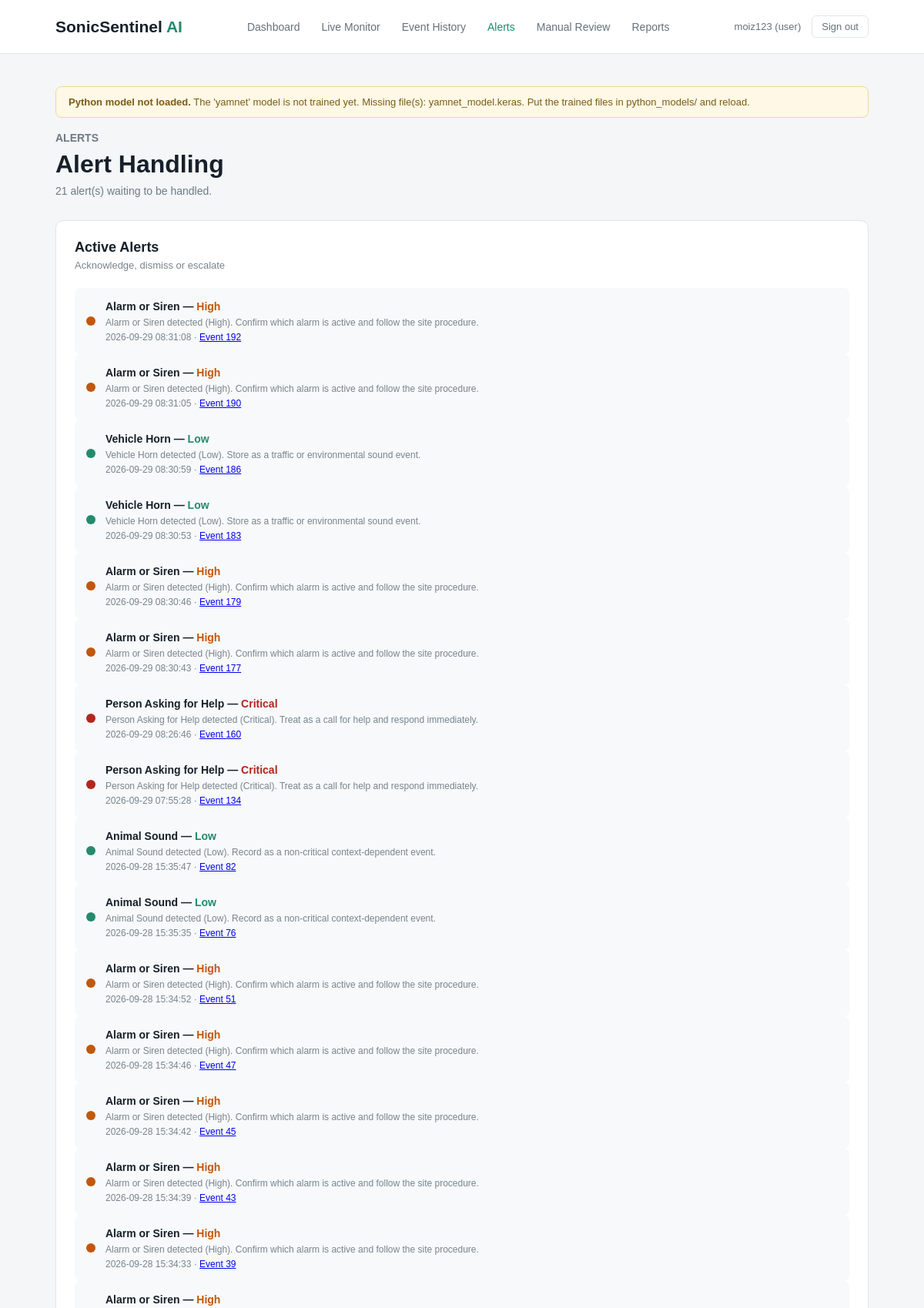
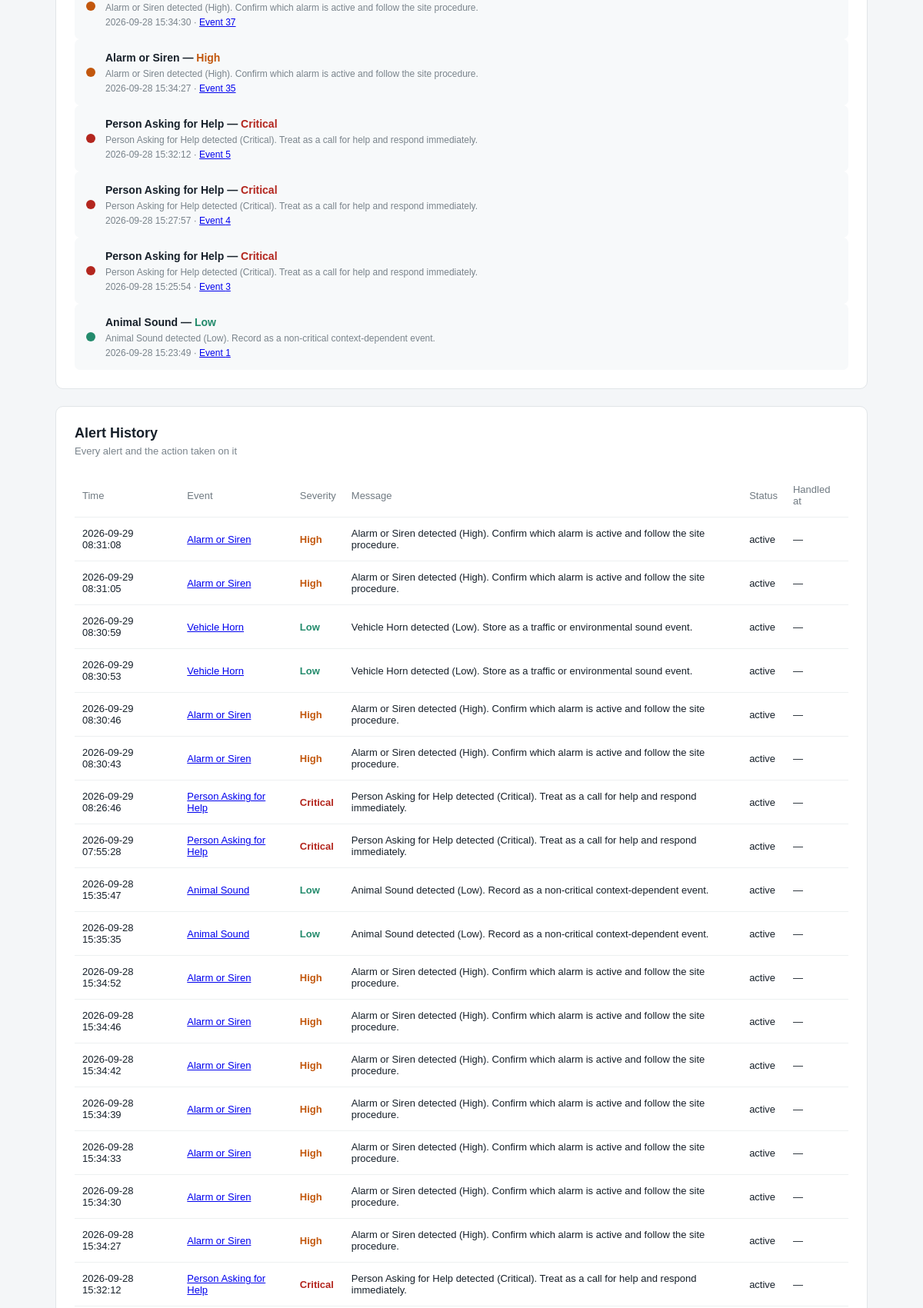
Page /alerts (signed in, upper part) on the committed database (2 pictures, top to bottom).
### tables this page shows
CREATE TABLE users (
        user_id INTEGER PRIMARY KEY,
        username TEXT NOT NULL UNIQUE,
        password_hash TEXT NOT NULL,
        role TEXT NOT NULL
            CHECK (role IN ('user', 'reviewer', 'operator', 'maintenance', 'admin')),
        full_name TEXT,
        email TEXT,
        created_at TEXT NOT NULL DEFAULT CURRENT_TIMESTAMP
    );

CREATE TABLE alerts (
        alert_id INTEGER PRIMARY KEY,
        detection_id INTEGER NOT NULL,
        severity TEXT NOT NULL,
        message TEXT,
        status TEXT NOT NULL DEFAULT 'active',
        handled_by INTEGER,
        handled_at TEXT,
        created_at TEXT NOT NULL DEFAULT CURRENT_TIMESTAMP,

        FOREIGN KEY (detection_id) REFERENCES detections(detection_id),
        FOREIGN KEY (handled_by) REFERENCES users(user_id)
    );

CREATE TABLE detections (
        detection_id INTEGER PRIMARY KEY,
        audio_id INTEGER,
        segment_index INTEGER NOT NULL DEFAULT 0,
        start_sec REAL,
        end_sec REAL,

        python_class TEXT,
        python_scores TEXT,
        python_confidence REAL,
        python_model_version TEXT,

        gtm_class TEXT,
        gtm_scores TEXT,
        gtm_confidence REAL,
        gtm_model_version TEXT,

        agreement_status TEXT,
        confidence_difference REAL,
        top_two_margin REAL,
        overlapping_classes TEXT,

        quality TEXT,
        quality_notes TEXT,
        noise_level REAL,

        final_class TEXT,
        confidence_level TEXT,
        severity TEXT,
        alert_status TEXT,
        recommended_action TEXT,
        manual_review_required INTEGER NOT NULL DEFAULT 0,
        manual_review_reason TEXT,
        status TEXT NOT NULL DEFAULT 'Classified',
        reviewer_decision TEXT,

        waveform_path TEXT,
        spectrogram_path TEXT,

        created_at TEXT NOT NULL DEFAULT CURRENT_TIMESTAMP,

        FOREIGN KEY (audio_id) REFERENCES audio_files(audio_id)
    );

### app.py (the view, shortened to what this page needs)
@app.route("/alerts", methods=["GET", "POST"])
def alerts():
    user = current_user()
    if user is None:
        return redirect(url_for("login"))
    message = None
    error_message = None
    context = page_context()
    context["user"] = user
    return render_template(
        "alerts.html",
        active_alerts=database.get_alerts("active"),
        alert_history=database.get_alerts(),
        message=message,
        error_message=error_message,
        **context,
    )

### app.py (called while the page is built, shortened)
def current_user():
    user_id = session.get("user_id")
    if not user_id:
        return None
    return database.get_user(user_id)

def gtm_ready():
    model_file = os.path.join("gtm_model", "model.json")
    return bool(GTM_MODEL_URL) or os.path.exists(model_file)

def encoder_classes():
    import joblib
    path = os.path.join("python_models", LABEL_ENCODER_FILE)
    return [str(c) for c in joblib.load(path).classes_]

def gtm_label_check():
    meta = os.path.join("gtm_model", "metadata.json")
    if not os.path.exists(meta):
        return None
    try:
        with open(meta) as handle:
            labels = json.load(handle).get("labels")
    except ValueError as error:
        return f"gtm_model/metadata.json could not be read: {error}"
    try:
        expected = encoder_classes()
    except Exception as error:
        return f"label_encoder.pkl could not be read: {error}"

def gtm_info():
    source = GTM_MODEL_URL or "/gtm_model/"
    problem = gtm_label_check()
    if problem:
        message = problem
    elif gtm_ready():
        message = "The browser model is loaded in the browser."
    else:
        message = (
            "No browser model found. Put model.json, the weight shard and "
            "metadata.json in gtm_model/, or set the GTM_MODEL_URL environment variable."
        )
    try:
        classes = encoder_classes()
    except Exception:
        classes = list(CLASSES)
    return {
        "ready": gtm_ready() and not problem,
        "source": source,
        "version": GTM_MODEL_VERSION,
        "classes": classes,
        "message": message,
    }

def page_context():
    user = current_user()
    return {
        "user": user,
        "classes": CLASSES,
        "class_names": {name: display_name(name) for name in CLASSES},
        "severities": ["Informational", "Low", "Medium", "High", "Critical"],
        "qualities": ["Good", "Acceptable", "Poor", "Unusable"],
        "statuses": EVENT_STATUSES,
        "model_status": python_model.model_status(),
        "gtm": gtm_info(),
    }

### config/config.py (called while the page is built)
def display_name(class_id):
    return CLASS_NAMES.get(class_id, class_id)

def selected_model_name():
    try:
        with open(SELECTION_FILE) as handle:
            chosen = json.load(handle).get("selected")
    except (OSError, ValueError):
        return None
    return chosen if chosen in PYTHON_MODELS else None

### src/python_model.py (called while the page is built)
def active_model_name():
    return selected_model_name() or ACTIVE_PYTHON_MODEL

### templates/alerts.html (shortened to what this page needs)
{% extends "base.html" %}
{% set active_page = 'alerts' %}
{% block content %}
<section class="page-heading">
    <div>
        <p class="small-title">ALERTS</p>
        <h1>Alert Handling</h1>
        <p>{{ active_alerts|length }} alert(s) waiting to be handled.</p>
    </div>
</section>
<section class="card">
    <div class="card-heading">
        <div>
            <h2>Active Alerts</h2>
            <p>Acknowledge, dismiss or escalate</p>
        </div>
    </div>
    {% for alert in active_alerts %}
    <div class="alert-status">
        <div class="alert-dot severity-dot-{{ alert['severity']|lower }}"></div>
        <div class="alert-body">
            <strong>
                {{ display_name(alert['final_class'] or 'unknown') }} —
                <span class="severity-{{ alert['severity']|lower }}">{{ alert['severity'] }}</span>
            </strong>
            <p>{{ alert['message'] }}</p>
            <p class="muted">
                {{ alert['created_at'] }} ·
                <a href="{{ url_for('detection_detail', detection_id=alert['detection_id']) }}">Event {{ alert['detection_id'] }}</a>
            </p>
        </div>
    </div>
    {% else %}
    <div class="empty-result">
        <div class="empty-icon">&#10003;</div>
        <h3>No active alerts</h3>
        <p>Every alert has been handled.</p>
    </div>
    {% endfor %}
</section>
<section class="card events-card">
    <div class="card-heading">
        <div>
            <h2>Alert History</h2>
            <p>Every alert and the action taken on it</p>
        </div>
    </div>
    <div class="table-wrapper">
        <table>
            <thead>
                <tr>
                    <th>Time</th>
                    <th>Event</th>
                    <th>Severity</th>
                    <th>Message</th>
                    <th>Status</th>
                    <th>Handled at</th>
                </tr>
            </thead>
            <tbody>
                {% for alert in alert_history %}
                <tr>
                    <td>{{ alert['created_at'] }}</td>
                    <td>
                        <a href="{{ url_for('detection_detail', detection_id=alert['detection_id']) }}">
                            {{ display_name(alert['final_class'] or 'unknown') }}
                        </a>
                    </td>
                    <td><span class="severity-{{ alert['severity']|lower }}">{{ alert['severity'] }}</span></td>
                    <td>{{ alert['message'] }}</td>
                    <td>{{ alert['status'] }}</td>
                    <td>{{ alert['handled_at'] or '—' }}</td>
                </tr>
                {% else %}
                <tr><td colspan="6" class="muted">No alerts recorded yet.</td></tr>
                {% endfor %}
            </tbody>
        </table>
    </div>
</section>
{% endblock %}

### templates/base.html (shortened to what this page needs)
<!DOCTYPE html>
<html lang="en">
<head>
    <link rel="stylesheet" href="{{ url_for('static', filename='style.css') }}">
</head>
<body>
<header class="navbar">
    <div class="logo">
        SonicSentinel <span>AI</span>
    </div>
    {% if user %}
    <nav>
        <a href="{{ url_for('dashboard') }}" class="{% if active_page == 'dashboard' %}active{% endif %}">Dashboard</a>
        <a href="{{ url_for('live') }}" class="{% if active_page == 'live' %}active{% endif %}">Live Monitor</a>
        <a href="{{ url_for('event_history') }}" class="{% if active_page == 'history' %}active{% endif %}">Event History</a>
        <a href="{{ url_for('alerts') }}" class="{% if active_page == 'alerts' %}active{% endif %}">Alerts</a>
        <a href="{{ url_for('manual_review') }}" class="{% if active_page == 'review' %}active{% endif %}">Manual Review</a>
        <a href="{{ url_for('reports') }}" class="{% if active_page == 'reports' %}active{% endif %}">Reports</a>
    </nav>
    <div class="user-box">
        <a href="{{ url_for('profile') }}">{{ user['username'] }} ({{ user['role'] }})</a>
        <a href="{{ url_for('logout') }}" class="logout-link">Sign out</a>
    </div>
    {% endif %}
</header>
<main class="container">
    {% if model_status and not model_status.available %}
    <div class="notice-box">
        <strong>Python model not loaded.</strong> {{ model_status.message }}
    </div>
    {% endif %}
    {% block content %}{% endblock %}
</main>
</body>
</html>

### static/style.css (style rules this page uses)
* { margin: 0; padding: 0; box-sizing: border-box; }
body { font-family: Arial, sans-serif; background: #f4f6f8; color: #17202a; }
.navbar { height: 70px; background: #ffffff; border-bottom: 1px solid #e2e6e9; display: flex; align-items: center; justify-content: space-between; padding: 0 6%; }
.logo { font-size: 21px; font-weight: 700; }
.logo span { color: #238b6c; }
nav { display: flex; gap: 28px; }
nav a { text-decoration: none; color: #66717b; font-size: 14px; }
nav a:hover, nav a.active { color: #238b6c; }
.container { width: 88%; max-width: 1250px; margin: 0 auto; padding: 42px 0; }
.page-heading { display: flex; justify-content: space-between; align-items: center; margin-bottom: 30px; }
.small-title { color: #238b6c; font-size: 12px; font-weight: 700; margin-bottom: 8px; }
.page-heading h1 { font-size: 32px; margin-bottom: 8px; }
.page-heading p { color: #707a83; font-size: 14px; }
.card { background: #ffffff; border: 1px solid #e1e5e8; border-radius: 10px; padding: 24px; }
.card-heading { display: flex; align-items: flex-start; justify-content: space-between; margin-bottom: 22px; }
.card-heading h2 { font-size: 18px; margin-bottom: 5px; }
.card-heading p { color: #7a848c; font-size: 13px; }
.alert-status { display: flex; gap: 13px; align-items: center; padding: 15px; background: #f7f9fa; border-radius: 7px; }
.alert-dot { width: 12px; height: 12px; background: #2da675; border-radius: 50%; }
.alert-status strong { font-size: 14px; }
.alert-status p { color: #7a848c; font-size: 12px; margin-top: 5px; }
.events-card { margin-top: 22px; }
.table-wrapper { overflow-x: auto; }
table { width: 100%; border-collapse: collapse; }
th, td { padding: 13px 10px; text-align: left; border-bottom: 1px solid #edf0f1; font-size: 13px; }
th { color: #707a82; font-weight: 500; }
.user-box { display: flex; gap: 14px; align-items: center; font-size: 13px; }
.user-box a { color: #66717b; text-decoration: none; }
.logout-link { border: 1px solid #e2e6e9; padding: 6px 12px; border-radius: 6px; }
.notice-box { background: #fff8e6; border: 1px solid #f0d89b; color: #7a5c15; padding: 12px 16px; border-radius: 8px; font-size: 13px; margin-bottom: 18px; }
.muted { color: #707a83; font-size: 13px; }
.alert-body { flex: 1; }
.severity-critical { color: #b3261e; font-weight: 700; }
.severity-high { color: #c2570d; font-weight: 700; }
.severity-low { color: #238b6c; font-weight: 600; }
.severity-dot-critical { background: #b3261e; }
.severity-dot-high { background: #c2570d; }
.severity-dot-low { background: #238b6c; }

### rows in the picture
users: username "moiz123", role "user"
alerts: severity "High", message "Alarm or Siren detected (High). Confirm which alarm is active and follow the site procedure.", created_at "2026-09-29 08:31:08", detection_id "192", status "active", alert "—"
detections: final_class "Alarm or Siren"
alerts: severity "High", message "Alarm or Siren detected (High). Confirm which alarm is active and follow the site procedure.", created_at "2026-09-29 08:31:05", detection_id "190", status "active", alert "—"
detections: final_class "Alarm or Siren"
alerts: severity "Low", message "Vehicle Horn detected (Low). Store as a traffic or environmental sound event.", created_at "2026-09-29 08:30:59", detection_id "186", status "active", alert "—"
detections: final_class "Vehicle Horn"
alerts: severity "Low", message "Vehicle Horn detected (Low). Store as a traffic or environmental sound event.", created_at "2026-09-29 08:30:53", detection_id "183", status "active", alert "—"
detections: final_class "Vehicle Horn"
alerts: severity "High", message "Alarm or Siren detected (High). Confirm which alarm is active and follow the site procedure.", created_at "2026-09-29 08:30:46", detection_id "179", status "active", alert "—"
detections: final_class "Alarm or Siren"
alerts: severity "High", message "Alarm or Siren detected (High). Confirm which alarm is active and follow the site procedure.", created_at "2026-09-29 08:30:43", detection_id "177", status "active", alert "—"
detections: final_class "Alarm or Siren"
alerts: severity "Critical", message "Person Asking for Help detected (Critical). Treat as a call for help and respond immediately.", created_at "2026-09-29 08:26:46", detection_id "160", status "active", alert "—"
detections: final_class "Person Asking for Help"
alerts: severity "Critical", message "Person Asking for Help detected (Critical). Treat as a call for help and respond immediately.", created_at "2026-09-29 07:55:28", detection_id "134", status "active", alert "—"
detections: final_class "Person Asking for Help"
alerts: severity "Low", message "Animal Sound detected (Low). Record as a non-critical context-dependent event.", created_at "2026-09-28 15:35:47", detection_id "82", status "active", alert "—"
detections: final_class "Animal Sound"
alerts: severity "Low", message "Animal Sound detected (Low). Record as a non-critical context-dependent event.", created_at "2026-09-28 15:35:35", detection_id "76", status "active", alert "—"
detections: final_class "Animal Sound"
alerts: severity "High", message "Alarm or Siren detected (High). Confirm which alarm is active and follow the site procedure.", created_at "2026-09-28 15:34:52", detection_id "51", status "active", alert "—"
detections: final_class "Alarm or Siren"
alerts: severity "High", message "Alarm or Siren detected (High). Confirm which alarm is active and follow the site procedure.", created_at "2026-09-28 15:34:46", detection_id "47", status "active", alert "—"
detections: final_class "Alarm or Siren"
alerts: severity "High", message "Alarm or Siren detected (High). Confirm which alarm is active and follow the site procedure.", created_at "2026-09-28 15:34:42", detection_id "45", status "active", alert "—"
detections: final_class "Alarm or Siren"
alerts: severity "High", message "Alarm or Siren detected (High). Confirm which alarm is active and follow the site procedure.", created_at "2026-09-28 15:34:39", detection_id "43", status "active", alert "—"
detections: final_class "Alarm or Siren"
alerts: severity "High", message "Alarm or Siren detected (High). Confirm which alarm is active and follow the site procedure.", created_at "2026-09-28 15:34:33", detection_id "39", status "active", alert "—"
detections: final_class "Alarm or Siren"
alerts: severity "High", message "Alarm or Siren detected (High). Confirm which alarm is active and follow the site procedure.", created_at "2026-09-28 15:34:30", detection_id "37", status "active", alert "—"
detections: final_class "Alarm or Siren"
alerts: severity "High", message "Alarm or Siren detected (High). Confirm which alarm is active and follow the site procedure.", created_at "2026-09-28 15:34:27", detection_id "35", status "active", alert "—"
detections: final_class "Alarm or Siren"
alerts: severity "Critical", message "Person Asking for Help detected (Critical). Treat as a call for help and respond immediately.", created_at "2026-09-28 15:32:12", detection_id "5", status "active", alert "—"
detections: final_class "Person Asking for Help"
alerts: severity "Critical", message "Person Asking for Help detected (Critical). Treat as a call for help and respond immediately.", created_at "2026-09-28 15:27:57", detection_id "4"
detections: final_class "Person Asking for Help"
alerts: severity "Critical", message "Person Asking for Help detected (Critical). Treat as a call for help and respond immediately.", created_at "2026-09-28 15:25:54", detection_id "3"
detections: final_class "Person Asking for Help"
alerts: severity "Low", message "Animal Sound detected (Low). Record as a non-critical context-dependent event.", created_at "2026-09-28 15:23:49", detection_id "1"
detections: final_class "Animal Sound"

### other values in the picture
{{ model_status.message }} "The 'yamnet' model is not trained yet. Missing file(s): yamnet_model.keras. Put the trained files in python_models/ and reload."
{{ active_alerts|length }} "21"
